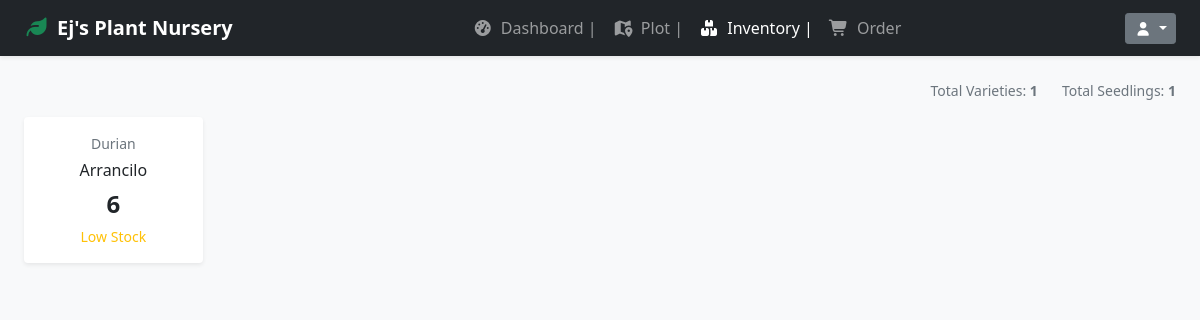
Page /staff/inventory.php (signed in) on the committed database.
### tables this page shows
CREATE TABLE `inventory` (
  `inventory_id` int(11) NOT NULL,
  `variety_id` int(11) NOT NULL,
  `quantity` int(11) NOT NULL DEFAULT 0,
  `updated_at` timestamp NOT NULL DEFAULT current_timestamp() ON UPDATE current_timestamp()
);

CREATE TABLE `seedlings` (
  `seedling_id` int(11) NOT NULL,
  `seedling_name` varchar(100) NOT NULL
);

CREATE TABLE `varieties` (
  `variety_id` int(11) NOT NULL,
  `seedling_id` int(11) NOT NULL,
  `variety_name` varchar(100) NOT NULL,
  `price` decimal(10,2) NOT NULL DEFAULT 0.00
);

### staff/inventory.php (the view, shortened to what this page needs)
<?php
require_once __DIR__ . '/../config/config.php';
$inventory = $pdo->query("
    SELECT i.*, v.variety_name, s.seedling_name
    FROM inventory i
    JOIN varieties v ON i.variety_id = v.variety_id
    JOIN seedlings s ON v.seedling_id = s.seedling_id
    ORDER BY s.seedling_name, v.variety_name
")->fetchAll();
?>
<!DOCTYPE html>
<html lang="en">
<head>
<link rel="stylesheet" href="/plant/assets/vendor/bootstrap-5/css/bootstrap.min.css">
<link rel="stylesheet" href="/plant/assets/vendor/fontawesome-7/css/all.min.css">
</head>
<body class="bg-light">
<?php require_once __DIR__ . '/../includes/staff/navbar.php'; ?>
<div class="container-fluid px-4 py-4">
  <?php if (empty($inventory)): ?>
  <p class="text-muted">No inventory yet.</p>
  <?php else: ?>
  <div class="d-flex justify-content-end gap-4 mb-3">
    <span class="text-muted small">Total Varieties: <strong><?= count($inventory) ?></strong></span>
    <span class="text-muted small">Total Seedlings: <strong><?= count(array_unique(array_column($inventory, 'seedling_name'))) ?></strong></span>
  </div>
  <div class="row g-3">
    <?php foreach ($inventory as $item): ?>
    <div class="col-6 col-sm-4 col-lg-3 col-xl-2">
      <div class="card border-0 shadow-sm text-center py-3 px-2">
        <div class="small text-muted mb-1"><?= htmlspecialchars($item['seedling_name']) ?></div>
        <div class="fw-semibold mb-1"><?= htmlspecialchars($item['variety_name']) ?></div>
        <div class="fw-bold fs-4"><?= $item['quantity'] ?></div>
        <?php if ($item['quantity'] <= 10 && $item['quantity'] > 0): ?>
        <div class="small text-warning fw-semibold mt-1">Low Stock</div>
        <?php elseif ($item['quantity'] == 0): ?>
        <div class="small text-danger fw-semibold mt-1">Out of Stock</div>
        <?php endif; ?>
      </div>
    </div>
    <?php endforeach; ?>
  </div>
  <?php endif; ?>
</div>
</body>
</html>

### rows in the picture
inventory: seedlings.seedling_name "Durian", variety.variety_name "Arrancilo", quantity "6", shows "Low Stock"

### other values in the picture
count($inventory) "1"
count(array_unique(array_column($inventory, 'seedling_name'))) "1"
